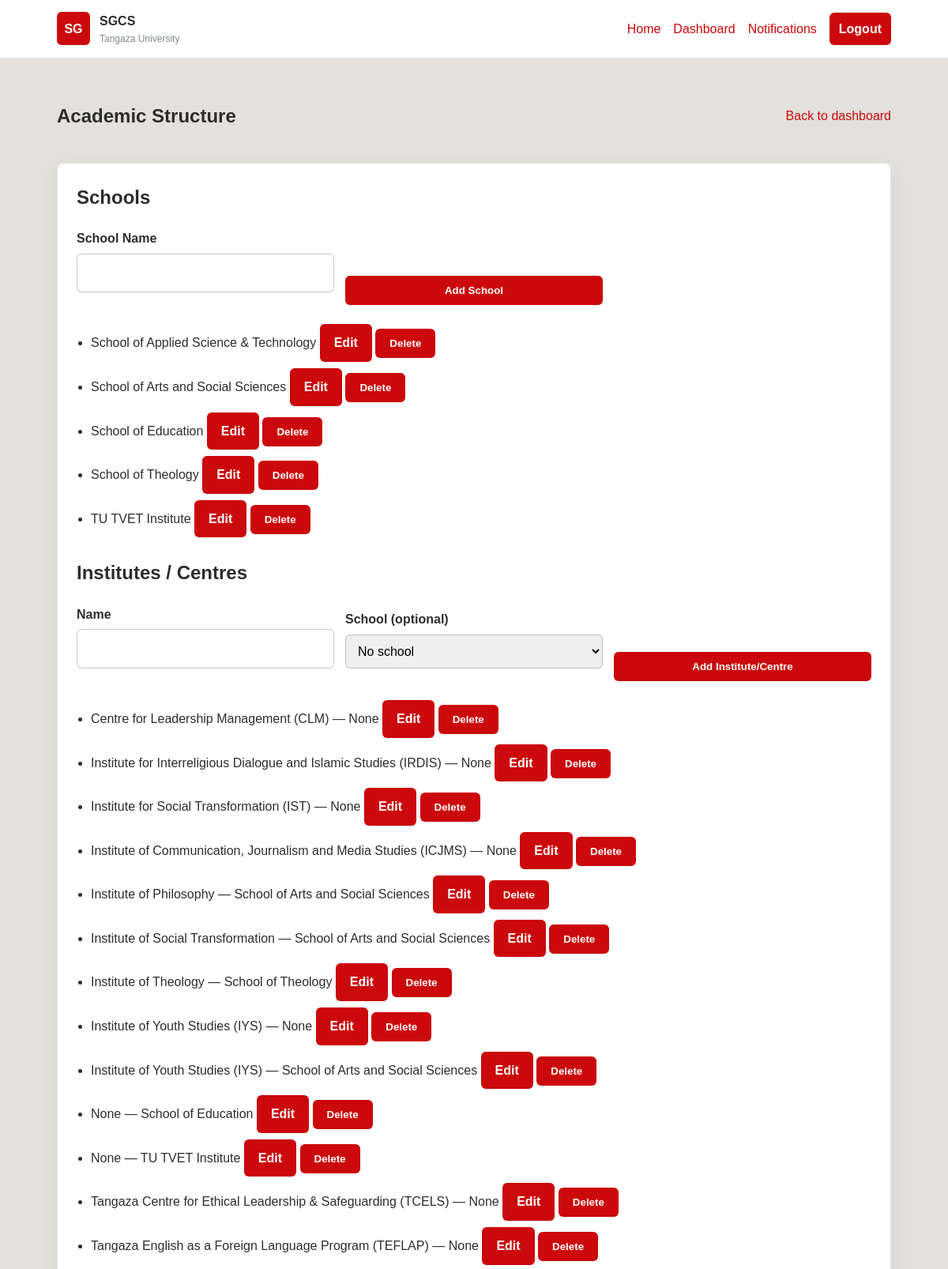
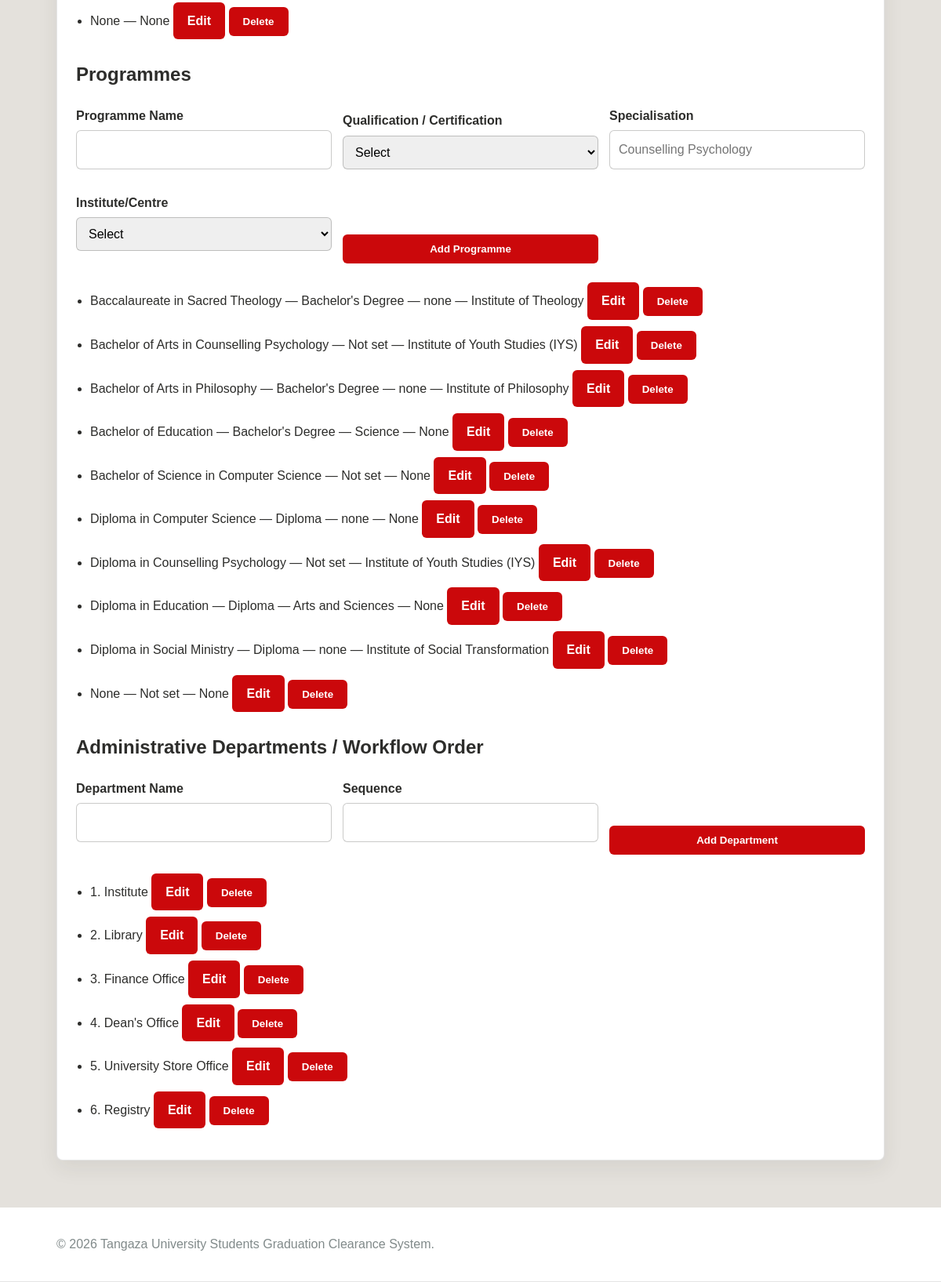
/SGCS/admin_academic.php (signed in), run on the app's committed database (2 pictures, top to bottom).
### tables this page shows
CREATE TABLE `schools` (
  `school_id` int(11) NOT NULL,
  `school_name` varchar(100) NOT NULL
);

CREATE TABLE `institutes` (
  `institute_id` int(11) NOT NULL,
  `school_id` int(11) DEFAULT NULL,
  `institute_name` varchar(100) NOT NULL
);

CREATE TABLE `programmes` (
  `programme_id` int(11) NOT NULL,
  `institute_id` int(11) NOT NULL,
  `programme_name` varchar(100) NOT NULL,
  `qualification_type_id` int(11) DEFAULT NULL,
  `specialisation` varchar(150) DEFAULT NULL,
  `level` enum('Postgraduate','Undergraduate','Diploma','Certificate') DEFAULT NULL
);

CREATE TABLE `qualification_types` (
  `qualification_type_id` int(11) NOT NULL,
  `qualification_name` varchar(100) NOT NULL,
  `is_active` tinyint(1) NOT NULL DEFAULT 1,
  `created_at` datetime NOT NULL DEFAULT current_timestamp()
);

CREATE TABLE `departments` (
  `dept_id` int(11) NOT NULL,
  `dept_name` varchar(100) NOT NULL,
  `sequence_no` int(11) NOT NULL,
  `officer_user_id` int(11) DEFAULT NULL
);

### SGCS/includes/auth.php (called while the page is built, shortened)
<?php
function is_logged_in()
{
    return !empty($_SESSION['user_id']);
}
?>

### SGCS/includes/clearance_functions.php (called while the page is built, shortened)
<?php
function clean_input($value)
{
    return trim(strip_tags((string)$value));
}
function academic_display_label($value, $fallback = 'None')
{
    $value = trim((string)$value);
    if (
        $value === '' ||
        stripos($value, 'unmapped') !== false ||
        stripos($value, 'needs admin review') !== false
    ) {
        return $fallback;
    }
    return $value;
}
?>

### SGCS/admin_academic.php (the view, shortened to what this page needs)
<?php
require_once __DIR__ . '/includes/auth.php';
require_once __DIR__ . '/includes/clearance_functions.php';
$editType = clean_input($_GET['edit_type'] ?? '');
$editRecord = null;
function admin_academic_edit_url($type, $id) {
    return 'admin_academic.php?edit_type=' . urlencode($type) . '&edit_id=' . (int)$id;
}
$schools = $pdo->query('SELECT * FROM schools ORDER BY school_name')->fetchAll();
$institutes = $pdo->query('SELECT i.*, s.school_name FROM institutes i LEFT JOIN schools s ON s.school_id = i.school_id ORDER BY institute_name')->fetchAll();
$programmes = $pdo->query('SELECT p.*, i.institute_name, qt.qualification_name FROM programmes p JOIN institutes i ON i.institute_id = p.institute_id LEFT JOIN qualification_types qt ON qt.qualification_type_id = p.qualification_type_id ORDER BY programme_name')->fetchAll();
$departments = $pdo->query('SELECT * FROM departments ORDER BY sequence_no')->fetchAll();
require_once __DIR__ . '/includes/header.php';
?>
<section class="dashboard">
<div class="dashboard-top"><h1>Academic Structure</h1><a href="dashboard.php">Back to dashboard</a></div>
<div class="dashboard-box">
<h2><?= $editType === 'school' ? 'Edit School' : 'Schools' ?></h2>
<form class="filter-form" method="post">
<div class="form-group"><label>School Name</label><input name="school_name" required value="<?= $editType === 'school' ? htmlspecialchars($editRecord['school_name']) : '' ?>"></div>
<button><?= $editType === 'school' ? 'Save Changes' : 'Add School' ?></button>
</form>
<ul class="simple-list">
<?php foreach($schools as $x): ?><li><?= htmlspecialchars(academic_display_label($x['school_name'])) ?> <a class="button" href="<?= htmlspecialchars(admin_academic_edit_url('school', $x['school_id'])) ?>">Edit</a> <form method="post" style="display:inline" onsubmit="return confirm('Delete this school? This cannot be undone.');"><input type="hidden" name="action" value="delete_school"><input type="hidden" name="school_id" value="<?= (int)$x['school_id'] ?>"><button type="submit" class="button">Delete</button></form></li><?php endforeach; ?>
</ul>
<h2><?= $editType === 'institute' ? 'Edit Institute / Centre' : 'Institutes / Centres' ?></h2>
<form class="filter-form" method="post">
<div class="form-group"><label>Name</label><input name="institute_name" required value="<?= $editType === 'institute' ? htmlspecialchars($editRecord['institute_name']) : '' ?>"></div>
<div class="form-group"><label>School (optional)</label><select name="school_id"><option value="">No school</option></select></div>
<button><?= $editType === 'institute' ? 'Save Changes' : 'Add Institute/Centre' ?></button>
</form>
<ul class="simple-list">
<?php foreach($institutes as $x): ?><li><?= htmlspecialchars(academic_display_label($x['institute_name']) . ' — ' . academic_display_label($x['school_name'] ?? 'None')) ?> <a class="button" href="<?= htmlspecialchars(admin_academic_edit_url('institute', $x['institute_id'])) ?>">Edit</a> <form method="post" style="display:inline" onsubmit="return confirm('Delete this institute/centre? This cannot be undone.');"><input type="hidden" name="action" value="delete_institute"><input type="hidden" name="institute_id" value="<?= (int)$x['institute_id'] ?>"><button type="submit" class="button">Delete</button></form></li><?php endforeach; ?>
</ul>
<h2><?= $editType === 'programme' ? 'Edit Programme' : 'Programmes' ?></h2>
<form class="filter-form" method="post">
<div class="form-group"><label>Programme Name</label><input name="programme_name" required value="<?= $editType === 'programme' ? htmlspecialchars($editRecord['programme_name']) : '' ?>"></div>
<div class="form-group"><label>Qualification / Certification</label><select name="qualification_type_id" required><option value="">Select</option></select></div>
<div class="form-group"><label>Specialisation</label><input name="specialisation" placeholder="Counselling Psychology" value="<?= $editType === 'programme' ? htmlspecialchars($editRecord['specialisation'] ?? '') : '' ?>"></div>
<div class="form-group"><label>Institute/Centre</label><select name="institute_id" required><option value="">Select</option></select></div>
<button><?= $editType === 'programme' ? 'Save Changes' : 'Add Programme' ?></button>
</form>
<ul class="simple-list">
<?php foreach($programmes as $x): ?><li><?= htmlspecialchars(academic_display_label($x['programme_name'])) ?> — <?= htmlspecialchars(academic_display_label($x['qualification_name'] ?? 'Not set')) ?><?php if(!empty($x['specialisation'])): ?> — <?= htmlspecialchars(academic_display_label($x['specialisation'])) ?><?php endif; ?> — <?= htmlspecialchars(academic_display_label($x['institute_name'] ?? 'None')) ?> <a class="button" href="<?= htmlspecialchars(admin_academic_edit_url('programme', $x['programme_id'])) ?>">Edit</a> <form method="post" style="display:inline" onsubmit="return confirm('Delete this programme? This cannot be undone.');"><input type="hidden" name="action" value="delete_programme"><input type="hidden" name="programme_id" value="<?= (int)$x['programme_id'] ?>"><button type="submit" class="button">Delete</button></form></li><?php endforeach; ?>
</ul>
<h2><?= $editType === 'department'
    ? 'Edit Administrative Department / Workflow Order'
    : 'Administrative Departments / Workflow Order' ?></h2>
<form class="filter-form" method="post">
    <div class="form-group">
        <label>Department Name</label>
        <input
            name="dept_name"
            required
            value="<?= $editType === 'department'
                ? htmlspecialchars($editRecord['dept_name'])
                : '' ?>"
        >
    </div>
    <div class="form-group">
        <label>Sequence</label>
        <input
            type="number"
            min="1"
            name="sequence_no"
            required
            value="<?= $editType === 'department'
                ? (int)$editRecord['sequence_no']
                : '' ?>"
        >
    </div>
    <button type="submit">
        <?= $editType === 'department' ? 'Save Changes' : 'Add Department' ?>
    </button>
</form>
<ul class="simple-list">
<?php foreach ($departments as $x): ?>
    <li>
        <?= htmlspecialchars(
            $x['sequence_no'] . '. ' . $x['dept_name']
        ) ?>
        <a
            class="button"
            href="<?= htmlspecialchars(
                admin_academic_edit_url('department', $x['dept_id'])
            ) ?>"
        >
            Edit
        </a>
        <form
            method="post"
            style="display:inline"
            onsubmit="return confirm('Delete this department? This cannot be undone.');"
        >
            <button type="submit" class="button">
                Delete
            </button>
        </form>
    </li>
<?php endforeach; ?>
</ul>
</div>
</section>
<?php require_once __DIR__ . '/includes/footer.php'; ?>

### SGCS/includes/header.php (shortened to what this page needs)
<?php
require_once __DIR__ . '/../config/database.php';
require_once __DIR__ . '/auth.php';
?>
<!DOCTYPE html>
<html lang="en">
<head>
    <link rel="stylesheet" href="<?php echo BASE_URL; ?>assets/css/style.css">
</head>
<body>
    <header class="site-header">
        <a class="brand" href="<?php echo BASE_URL; ?>index.php">
            <span class="brand-mark">SG</span>
            <span>
                <strong><?php echo APP_SHORT_NAME; ?></strong>
                <small>Tangaza University</small>
            </span>
        </a>
        <nav class="nav-links">
            <a href="<?php echo BASE_URL; ?>index.php">Home</a>
            <?php if (is_logged_in()): ?>
                <a href="<?php echo BASE_URL; ?>dashboard.php">Dashboard</a>
                <?php
                $headerUnread = 0;
                try {
                    $headerStmt = $pdo->prepare('SELECT COUNT(*) FROM notifications WHERE recipient_user_id = ? AND is_read = 0');
                    $headerStmt->execute([(int)($_SESSION['user_id'] ?? 0)]);
                    $headerUnread = (int)$headerStmt->fetchColumn();
                } catch (Throwable $e) {
                    $headerUnread = 0;
                }
                ?>
                <a href="<?php echo BASE_URL; ?>notifications.php">Notifications<?php if ($headerUnread > 0): ?> <span class="notification-badge"><?php echo $headerUnread > 99 ? '99+' : $headerUnread; ?></span><?php endif; ?></a>
                <a class="button small" href="<?php echo BASE_URL; ?>logout.php">Logout</a>
            <?php else: ?>
                <a class="button small" href="<?php echo BASE_URL; ?>login.php">Login</a>
            <?php endif; ?>
        </nav>
    </header>
    <main>

### SGCS/includes/footer.php (shortened to what this page needs)
    </main>
    <footer class="site-footer">
        <p>&copy; <?php echo date('Y'); ?> Tangaza University Students Graduation Clearance System.</p>
    </footer>
</body>
</html>

### SGCS/assets/css/style.css (style rules this page uses)
:root { --orange: #e75703; --red: #cb080b; --soft: #e4e1dc; --dark: #2d2d2b; --gold: #c49607; --pink: #e78086; --olive: #6e5c18; --gray: #818a8a; --light-gold: #ecd489; --white: #ffffff; }
* { box-sizing: border-box; }
body { margin: 0; min-height: 100vh; display: flex; flex-direction: column; font-family: Arial, Helvetica, sans-serif; color: var(--dark); background: var(--soft); line-height: 1.6; }
main { flex: 1 0 auto; }
a { color: var(--red); text-decoration: none; }
.site-header, .site-footer { background: var(--white); border-bottom: 1px solid rgba(45, 45, 43, 0.12); }
.site-header { display: flex; align-items: center; justify-content: space-between; gap: 20px; padding: 14px 6%; }
.brand { display: flex; align-items: center; gap: 12px; color: var(--dark); }
.brand-mark { display: grid; place-items: center; width: 42px; height: 42px; background: var(--red); color: var(--white); font-weight: bold; border-radius: 6px; }
.brand small { display: block; color: var(--gray); font-size: 12px; }
.nav-links { display: flex; align-items: center; gap: 16px; flex-wrap: wrap; }
.hero-panel, .card, .login-box, .dashboard-box { background: var(--white); border: 1px solid rgba(45, 45, 43, 0.12); border-radius: 8px; box-shadow: 0 10px 26px rgba(45, 45, 43, 0.08); }
.button, button { display: inline-block; border: 0; background: var(--red); color: var(--white); padding: 11px 18px; border-radius: 6px; font-weight: bold; cursor: pointer; }
.button.small { padding: 8px 12px; }
.form-group { margin-bottom: 16px; }
label { display: block; margin-bottom: 6px; font-weight: bold; }
input, select, textarea { width: 100%; padding: 11px; border: 1px solid rgba(45, 45, 43, 0.25); border-radius: 6px; font: inherit; }
.dashboard { width: min(1100px, 88%); margin: 34px auto 60px; }
.dashboard-top { display: flex; justify-content: space-between; gap: 20px; align-items: center; margin-bottom: 20px; }
.dashboard-box { padding: 24px; }
.dashboard-box h2 { margin-top: 26px; }
.dashboard-box h2:first-child { margin-top: 0; }
.simple-list, .notification-list { padding-left: 18px; }
.simple-list li { margin-bottom: 8px; }
.filter-form { display: grid; grid-template-columns: repeat(3, minmax(180px, 1fr)); gap: 14px; align-items: end; margin-bottom: 24px; }
.site-footer { padding: 18px 6%; color: var(--gray); }
:root { --status-pending-bg: #fff4cf; --status-approved: #278b48; --status-approved-bg: #e9f7ed; --status-rejected-bg: #ffe8e9; }

### data on the page
schools: school_name "School of Applied Science & Technology"
schools: school_name "School of Arts and Social Sciences"
schools: school_name "School of Education"
schools: school_name "School of Theology"
schools: school_name "TU TVET Institute"
institutes: school_name "Centre for Leadership Management (CLM) — None"
institutes: school_name "Institute for Interreligious Dialogue and Islamic Studies (IRDIS) — None"
institutes: school_name "Institute for Social Transformation (IST) — None"
institutes: school_name "Institute of Communication, Journalism and Media Studies (ICJMS) — None"
institutes: institute_name.school_name "Institute of Philosophy — School of Arts and Social Sciences"
institutes: institute_name.school_name "Institute of Social Transformation — School of Arts and Social Sciences"
institutes: institute_name.school_name "Institute of Theology — School of Theology"
institutes: school_name "Institute of Youth Studies (IYS) — None"
institutes: institute_name.school_name "Institute of Youth Studies (IYS) — School of Arts and Social Sciences"
institutes: institute_name.school_name "None — School of Education"
institutes: institute_name.school_name "None — TU TVET Institute"
institutes: school_name "Tangaza Centre for Ethical Leadership & Safeguarding (TCELS) — None"
institutes: school_name "Tangaza English as a Foreign Language Program (TEFLAP) — None"
institutes: school_name "None — None"
programmes: programme_name "Baccalaureate in Sacred Theology", qualification_type.qualification_name "Bachelor's Degree", specialisation "none", institute.institute_name "Institute of Theology"
programmes: programme_name "Bachelor of Arts in Counselling Psychology", qualification_name "Not set", institute.institute_name "Institute of Youth Studies (IYS)"
programmes: programme_name "Bachelor of Arts in Philosophy", qualification_type.qualification_name "Bachelor's Degree", specialisation "none", institute.institute_name "Institute of Philosophy"
programmes: programme_name "Bachelor of Education", qualification_type.qualification_name "Bachelor's Degree", specialisation "Science", institute.institute_name "None"
programmes: programme_name "Bachelor of Science in Computer Science", qualification_name "Not set", institute.institute_name "None"
programmes: programme_name "Diploma in Computer Science", qualification_type.qualification_name "Diploma", specialisation "none", institute.institute_name "None"
programmes: programme_name "Diploma in Counselling Psychology", qualification_name "Not set", institute.institute_name "Institute of Youth Studies (IYS)"
programmes: programme_name "Diploma in Education", qualification_type.qualification_name "Diploma", specialisation "Arts and Sciences", institute.institute_name "None"
programmes: programme_name "Diploma in Social Ministry", qualification_type.qualification_name "Diploma", specialisation "none", institute.institute_name "Institute of Social Transformation"
programmes: programme_name "None", qualification_name "Not set", institute.institute_name "None"
departments: sequence_no+dept_name "1. Institute"
departments: sequence_no+dept_name "2. Library"
departments: sequence_no+dept_name "3. Finance Office"
departments: sequence_no+dept_name "4. Dean's Office"
departments: sequence_no+dept_name "5. University Store Office"
departments: sequence_no+dept_name "6. Registry"

### other printed values
APP_SHORT_NAME "SGCS"
